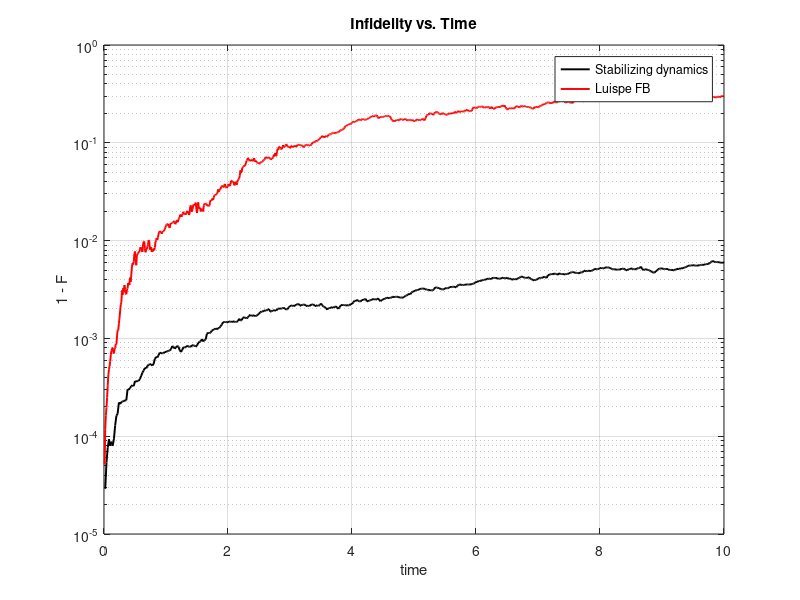

Reproduce this figure in MATLAB.
% Load stabilizing_dynamics.mat and luispe_fb.mat, and plot 1 - fidelity (F) vs. time for both on a semilogarithmic scale

% Load stabilizing_dynamics.mat
data1 = load('stabilizing_dynamics.mat');  % provides times, F_all
fid_mean1 = mean(data1.F_all, 2);
t1 = data1.times;

% Load luispe_fb.mat
data2 = load('luispe_fb.mat'); % should provide times, F_all
fid_mean2 = mean(data2.F_all, 2);
t2 = data2.times;

figure;
semilogy(t1, 1 - abs(fid_mean1), 'k-', 'LineWidth', 1.4); hold on;
semilogy(t2, 1 - abs(fid_mean2), 'r-', 'LineWidth', 1.4);

xlabel('time');
ylabel('1 - F');
title('Infidelity vs. Time');
legend('Stabilizing dynamics', 'Luispe FB');
grid on;
